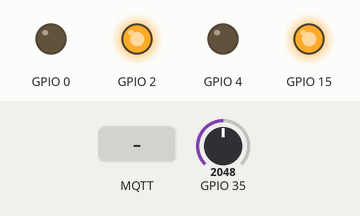
This sketch was run on a simulated ESP32. Parts: output pins drawn as LEDs (lit = HIGH). The test bench sets the inputs (shaded band); at power-on: GPIO 35 = 2048. WiFi joins after 1.5 s; servers stay silent unless stated; no MQTT or app messages arrive unless stated; what the sketch prints to the serial monitor is not drawn.

Above: at 2.7 s.
2.8 s: MQTT message "5" arrives on the first subscribed topic
At 3.4 s:
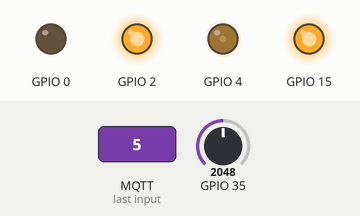
4.3 s: MQTT message "90" arrives on the first subscribed topic
At 5.5 s:
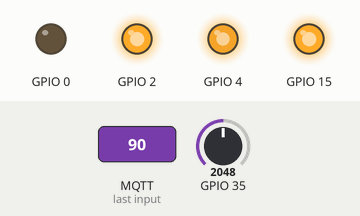
5.8 s: MQTT message "on" arrives on the first subscribed topic
At 6.8 s:
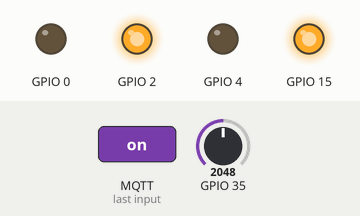
Timing chart, 0 to 8.8 s (numbered marks = the images above; inputs shaded):
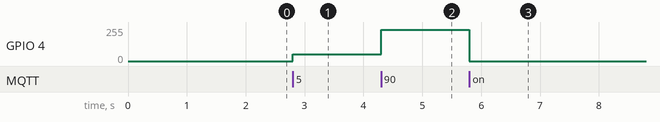

Measured:
- after the input at 2.8 s, GPIO 4: 0/255 → 50/255 at once
- after the input at 4.3 s, GPIO 4: 50/255 → 233/255 at once
- after the input at 5.8 s, GPIO 4: 233/255 → 0/255 at once

The sketch:

SensorActuadorMQTT.ino
```cpp
#include "WiFiConnection.h"
#include "MQTTHandler.h"
#include "MotorController.h"
#include "TemperatureSensor.h"

// Instantiate objects
WiFiConnection wifiConnection("PRULAND", "Huminta24");
MQTTHandler mqttHandler("broker.hivemq.com", 1883, "ucb/cba/Iot/grupo14/sensor", "ucb/cba/Iot/grupo14/actuador", 4);
MotorController motorController(4, 2, 0, 15);
TemperatureSensor temperatureSensor(35);

unsigned long previousMillisTemp = 0;
const long intervalTemp = 5000;  // Send temperature every 5 seconds

void setup() {
  Serial.begin(115200);
  motorController.setup();
  wifiConnection.connect();
  mqttHandler.setup(mqttCallback);
}

void loop() {
  mqttHandler.loop();

  unsigned long currentMillisTemp = millis();
  if (currentMillisTemp - previousMillisTemp >= intervalTemp) {
    previousMillisTemp = currentMillisTemp;
    float temperatureC = temperatureSensor.read();
    mqttHandler.sendTemperature(temperatureC);
  }
}

void mqttCallback(char* topic, byte* message, unsigned int length) {
  mqttHandler.handleMessage(topic, message, length);
}
```

MQTTHandler.h
```cpp
#ifndef MQTT_HANDLER_H
#define MQTT_HANDLER_H

#include <PubSubClient.h>

class MQTTHandler {
public:
    MQTTHandler(const char* server, int port, const char* sensorTopic, const char* actuadorTopic, int pwmPin)
        : sensorTopic(sensorTopic), actuadorTopic(actuadorTopic), pwmPin(pwmPin), mqttClient(wifiClient) {
        mqttClient.setServer(server, port);
    }

    void setup(void (*callback)(char*, byte*, unsigned int)) {
        mqttClient.setCallback(callback);
        connect();
    }

    void loop() {
        if (!mqttClient.connected()) {
            connect();
        } else {
            mqttClient.loop();
        }
    }

    void sendTemperature(float temperatureC) {
        String tempString = String(temperatureC);
        mqttClient.publish(sensorTopic, tempString.c_str());
        Serial.print("Temperature sent: ");
        Serial.println(tempString + " °C");
    }

    void handleMessage(char* topic, byte* message, unsigned int length) {
        String messageString;
        for (int i = 0; i < length; i++) {
            messageString += (char)message[i];
        }

        Serial.print("Message received on topic [");
        Serial.print(topic);
        Serial.print("]: ");
        Serial.println(messageString);

        if (String(topic) == actuadorTopic) {
            int sliderValue = messageString.toInt();
            int pwmValue = (sliderValue == 0) ? 0 : map(sliderValue, 10, 100, 60, 255);
            analogWrite(pwmPin, pwmValue); // Use the stored pwmPin here
            Serial.print("Motor speed set to: ");
            Serial.println(pwmValue);
        }
    }

private:
    void connect() {
        if (!mqttClient.connected()) {
            Serial.print("Connecting to MQTT broker...");
            String clientId = "ESP32Client_" + String(millis());
            if (mqttClient.connect(clientId.c_str())) {
                Serial.println("Connected");
                mqttClient.subscribe(actuadorTopic);
            } else {
                Serial.print("Failed, rc=");
                Serial.print(mqttClient.state());
                Serial.println(" Trying again in 5 seconds");
            }
        }
    }

    const char* sensorTopic;
    const char* actuadorTopic;
    int pwmPin; // Store pwmPin here
    WiFiClient wifiClient;
    PubSubClient mqttClient;
};

#endif // MQTT_HANDLER_H
```

MotorController.h
```cpp
#ifndef MOTOR_CONTROLLER_H
#define MOTOR_CONTROLLER_H

#include <Arduino.h>

class MotorController {
public:
    MotorController(int pwmPin, int ain1Pin, int ain2Pin, int stbyPin)
        : pwmPin(pwmPin), ain1Pin(ain1Pin), ain2Pin(ain2Pin), stbyPin(stbyPin) {}

    void setup() {
        pinMode(pwmPin, OUTPUT);
        pinMode(ain1Pin, OUTPUT);
        pinMode(ain2Pin, OUTPUT);
        pinMode(stbyPin, OUTPUT);
        digitalWrite(stbyPin, HIGH);
        digitalWrite(ain1Pin, HIGH);
        digitalWrite(ain2Pin, LOW);
    }

private:
    int pwmPin;
    int ain1Pin;
    int ain2Pin;
    int stbyPin;
};

#endif // MOTOR_CONTROLLER_H
```

TemperatureSensor.h
```cpp
#ifndef TEMPERATURE_SENSOR_H
#define TEMPERATURE_SENSOR_H

#include <Arduino.h>

class TemperatureSensor {
public:
    TemperatureSensor(int pin) : pin(pin) {}

    float read() {
        int analogValue = analogRead(pin);
        float voltage = analogValue * (3.3 / 4095.0);
        return voltage * 100;
    }

private:
    int pin;
};

#endif // TEMPERATURE_SENSOR_H
```

WiFiConnection.h
```cpp
#ifndef WIFI_CONNECTION_H
#define WIFI_CONNECTION_H

#include <WiFi.h>

class WiFiConnection {
public:
    WiFiConnection(const char* ssid, const char* password)
        : ssid(ssid), password(password) {}

    void connect() {
        Serial.print("Connecting to WiFi ");
        Serial.println(ssid);

        WiFi.begin(ssid, password);
        while (WiFi.status() != WL_CONNECTED) {
            delay(500);
            Serial.print(".");
        }
        Serial.println("\nConnected to WiFi");
    }

private:
    const char* ssid;
    const char* password;
};

#endif // WIFI_CONNECTION_H
```
